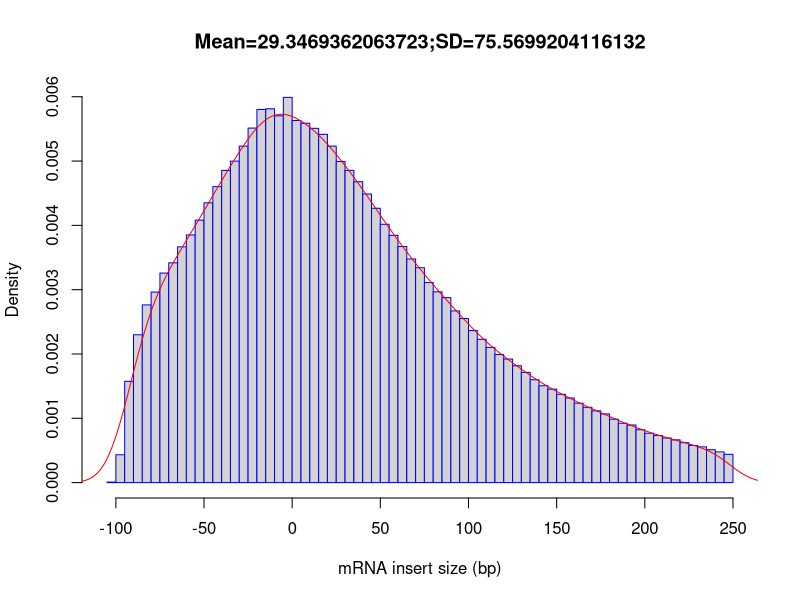

The R source for this figure:
out_file = 'CF50160'
pdf('CF50160.inner_distance_plot.pdf')
fragsize=rep(c(-247.5,-242.5,-237.5,-232.5,-227.5,-222.5,-217.5,-212.5,-207.5,-202.5,-197.5,-192.5,-187.5,-182.5,-177.5,-172.5,-167.5,-162.5,-157.5,-152.5,-147.5,-142.5,-137.5,-132.5,-127.5,-122.5,-117.5,-112.5,-107.5,-102.5,-97.5,-92.5,-87.5,-82.5,-77.5,-72.5,-67.5,-62.5,-57.5,-52.5,-47.5,-42.5,-37.5,-32.5,-27.5,-22.5,-17.5,-12.5,-7.5,-2.5,2.5,7.5,12.5,17.5,22.5,27.5,32.5,37.5,42.5,47.5,52.5,57.5,62.5,67.5,72.5,77.5,82.5,87.5,92.5,97.5,102.5,107.5,112.5,117.5,122.5,127.5,132.5,137.5,142.5,147.5,152.5,157.5,162.5,167.5,172.5,177.5,182.5,187.5,192.5,197.5,202.5,207.5,212.5,217.5,222.5,227.5,232.5,237.5,242.5,247.5),times=c(0,0,0,0,0,0,0,0,0,0,0,0,0,0,0,0,0,0,0,0,0,0,0,0,0,0,0,0,0,41,2063,7506,10957,13169,14121,15530,16289,17474,18355,19451,20737,21936,23139,23827,24940,26277,27655,27703,27185,28548,26835,26631,26255,25811,24936,23799,23138,22297,21389,20331,19146,18326,17499,16574,15927,14825,14142,13710,12725,12158,11270,10624,10015,9490,9155,8661,8166,7625,7178,6927,6543,6270,5887,5581,5320,5088,4699,4400,4270,3921,3658,3491,3304,3168,2957,2751,2650,2436,2274,2094))
frag_sd = sd(fragsize)
frag_mean = mean(fragsize)
frag_median = median(fragsize)
write(x=c("Name","Mean","Median","sd"), sep="	", file=stdout(),ncolumns=4)
write(c(out_file,frag_mean,frag_median,frag_sd),sep="	", file=stdout(),ncolumns=4)
hist(fragsize,probability=T,breaks=100,xlab="mRNA insert size (bp)",main=paste(c("Mean=",frag_mean,";","SD=",frag_sd),collapse=""),border="blue")
lines(density(fragsize,bw=10),col='red')
dev.off()
